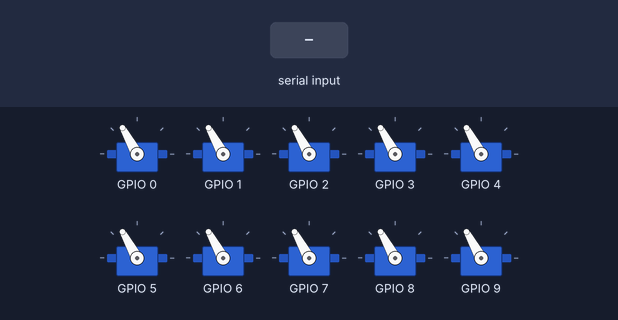
This sketch was run on a simulated ESP32. Shown: 10 × servo. Wiring (inferred from the names in the program): PCA9685 PWM driver at I2C address 0x40. The inputs (shaded band) are chosen by the test bench. Servo pulses on a pin are drawn as a servo (544–2400 µs = 0–180°); what the sketch prints to the serial monitor is not drawn.

Above: at 1.9 s.
2.0 s: "1" received over Serial
At 3.3 s:
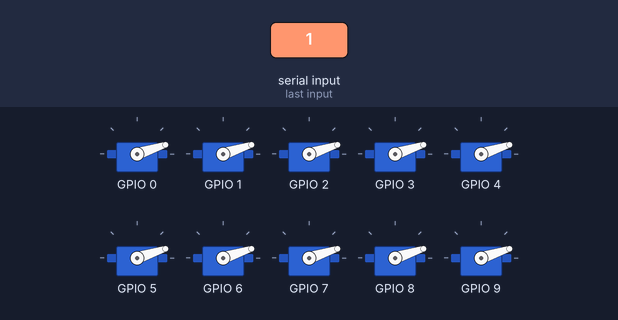
3.6 s: "0" received over Serial
At 4.6 s:
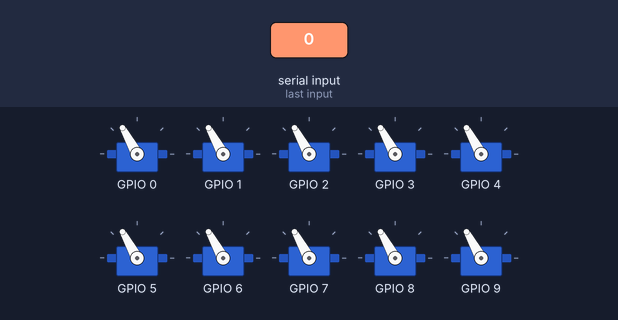
5.2 s: "3" received over Serial
At 6.4 s:
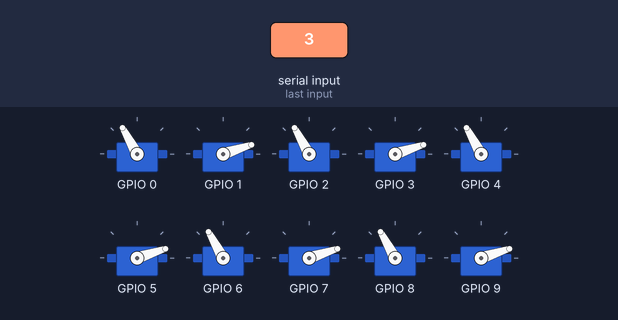
6.7 s: "0" received over Serial
At 8.2 s:
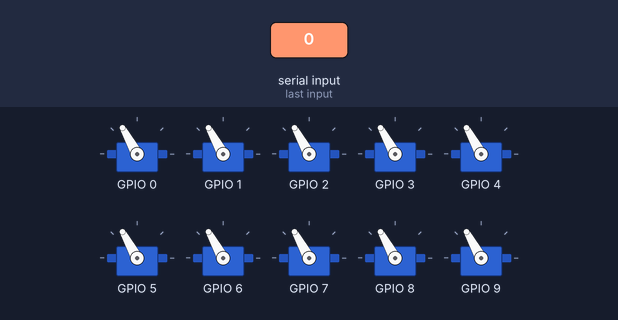
Timing chart, 0 to 9.3 s (numbered marks = the images above; inputs shaded):
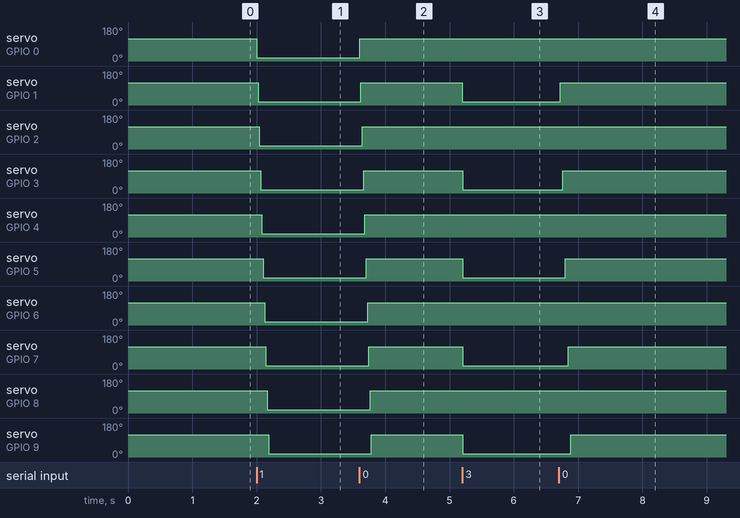

The sketch:

sketch_nov17a.ino
```cpp
#include <Wire.h>

// ========= PCA9685 基本参数 =========
#define PCA9685_ADDR    0x40    // 默认 I2C 地址
#define PCA9685_MODE1   0x00
#define PCA9685_PRESCALE 0xFE
#define PWM_FREQ        50      // 舵机 50Hz
#define SERVO_MIN       150     // 0° 对应脉宽（按你之前的代码）
#define SERVO_MAX       600     // 180° 对应脉宽

// ========= ESP32 I2C 引脚 =========
const int I2C_SDA_PIN = 14;     // SDA = GPIO14
const int I2C_SCL_PIN = 15;     // SCL = GPIO15

// ========= 10 个舵机通道（0~9） =========
const int NUM_SERVOS = 10;
const int SERVO_CHANNELS[NUM_SERVOS] = {0,1,2,3,4,5,6,7,8,9};

// 张开 / 抓紧 对应角度（你可以根据实际再微调）
const int OPEN_ANGLE  = 85;      // 全部张开
const int CLOSE_ANGLE_L = 170;     //左
const int CLOSE_ANGLE_R = 0;     //右

bool pcaOk = false;             // PCA9685 是否初始化成功
bool allClosed = false;         // 当前是否“全部抓紧”状态

// ====== 函数声明 ======
bool pca9685_init();
bool wireWriteRegister(uint8_t reg, uint8_t data);
bool setServoAngle(int channel, int angle);
void moveAllToAngle(int angle);
void moveAllToAngle_01();

void setup() {
  Serial.begin(115200);
  delay(500);

  Serial.println("\n=== 五指张合测试（PCA9685 10 通道） ===");
  Serial.printf("I2C SDA = %d, SCL = %d\n", I2C_SDA_PIN, I2C_SCL_PIN);

  // 初始化 I2C
  Wire.begin(I2C_SDA_PIN, I2C_SCL_PIN);

  // 初始化 PCA9685
  Serial.print("初始化 PCA9685 ... ");
  if (pca9685_init()) {
    pcaOk = true;
    Serial.println("成功！");
  } else {
    pcaOk = false;
    Serial.println("失败！请检查接线和电源。");
  }

  if (pcaOk) {
    // 上电先全部张开
    Serial.println("上电：全部张开到 OPEN_ANGLE");
    moveAllToAngle(OPEN_ANGLE);
    allClosed = false;
  }

  Serial.println("串口输入 '1'，在【全部张开】和【全部抓紧】之间切换。");
}

void loop() {
  if (Serial.available() > 0) {
    char c = Serial.read();
      if (c == '0') {
        Serial.println("命令：全部张开");
        moveAllToAngle(OPEN_ANGLE);
        allClosed = false;
      }
      if (c == '1') {
        Serial.println("命令：全部抓紧");
        moveAllToAngle(CLOSE_ANGLE_R);
        allClosed = true;
      }
      if (c == '2') {
        Serial.println("命令：全部抓紧");
        moveAllToAngle(CLOSE_ANGLE_L);
        allClosed = true;
      }
      if (c == '3') {
        Serial.println("命令：全部抓紧");
        moveAllToAngle_01();
        allClosed = true;
      }
  }
}

// ========= 让所有舵机一起到指定角度 =========
void moveAllToAngle(int angle) {
  for (int i = 0; i < NUM_SERVOS; i++) {
    setServoAngle(SERVO_CHANNELS[i], angle);
    delay(20);   // 每个舵机之间稍微错峰一下，减小瞬间电流
  }
}

void moveAllToAngle_01() {
  // for (int i = 0; i < NUM_SERVOS; i++) {
  //   setServoAngle(SERVO_CHANNELS[i], angle);
  //   delay(20);   // 每个舵机之间稍微错峰一下，减小瞬间电流
  // }
    setServoAngle(SERVO_CHANNELS[0], 170);
    setServoAngle(SERVO_CHANNELS[1], 0);
    setServoAngle(SERVO_CHANNELS[2], 170);
    setServoAngle(SERVO_CHANNELS[3], 0);

    setServoAngle(SERVO_CHANNELS[4], 170);
    setServoAngle(SERVO_CHANNELS[5], 0);
    setServoAngle(SERVO_CHANNELS[6], 170);
    setServoAngle(SERVO_CHANNELS[7], 0);
    setServoAngle(SERVO_CHANNELS[8], 170);
    setServoAngle(SERVO_CHANNELS[9], 0);
}


// ========= 初始化 PCA9685 =========
bool pca9685_init() {
  // 先写 0x00 尝试唤醒
  if (!wireWriteRegister(PCA9685_MODE1, 0x00)) {
    return false;
  }
  delay(10);

  // 计算预分频，使频率为 PWM_FREQ
  double prescale_val = 25000000.0;         // 25MHz 时钟
  prescale_val /= 4096.0;
  prescale_val /= (double)PWM_FREQ;
  prescale_val -= 1.0;
  uint8_t prescale = (uint8_t)(prescale_val + 0.5);  // 四舍五入

  // 进入 sleep 模式，才能改预分频
  if (!wireWriteRegister(PCA9685_MODE1, 0x10)) {
    return false;
  }
  if (!wireWriteRegister(PCA9685_PRESCALE, prescale)) {
    return false;
  }
  // 退出 sleep，正常工作
  if (!wireWriteRegister(PCA9685_MODE1, 0x00)) {
    return false;
  }
  delay(10);
  // 打开自动递增
  if (!wireWriteRegister(PCA9685_MODE1, 0xA0)) {
    return false;
  }

  return true;
}

// ========= 向寄存器写 1 字节 =========
bool wireWriteRegister(uint8_t reg, uint8_t data) {
  Wire.beginTransmission(PCA9685_ADDR);
  Wire.write(reg);
  Wire.write(data);
  int result = Wire.endTransmission();
  return (result == 0);
}

// ========= 设置某个通道的舵机角度 =========
bool setServoAngle(int channel, int angle) {
  if (angle < 0)   angle = 0;
  if (angle > 180) angle = 180;

  // 将角度映射到脉宽
  int pulse = map(angle, 0, 180, SERVO_MIN, SERVO_MAX);
  uint16_t on  = 0;
  uint16_t off = pulse;

  Wire.beginTransmission(PCA9685_ADDR);
  Wire.write(0x06 + 4 * channel);   // 每个通道4字节，从0x06开始
  Wire.write(on & 0xFF);            // ON_L
  Wire.write(on >> 8);              // ON_H
  Wire.write(off & 0xFF);           // OFF_L
  Wire.write(off >> 8);             // OFF_H
  int result = Wire.endTransmission();

  if (result != 0) {
    Serial.print("设置通道失败：");
    Serial.println(channel);
    return false;
  }
  return true;
}
```

Measured:
- after the input at 2.0 s, servo on GPIO 0–2: 119° → 18° at once; servo on GPIO 3: 119° → 18° after 0.06 s; servo on GPIO 4: 119° → 18° after 0.08 s; servo on GPIO 5: 119° → 18° after 0.10 s; servo on GPIO 6: 119° → 18° after 0.13 s
- after the input at 3.6 s, servo on GPIO 0–2: 18° → 119° at once; servo on GPIO 3: 18° → 119° after 0.06 s; servo on GPIO 4: 18° → 119° after 0.08 s; servo on GPIO 5: 18° → 119° after 0.10 s; servo on GPIO 6: 18° → 119° after 0.12 s
- after the input at 5.2 s, servo on GPIO 1, servo on GPIO 3, servo on GPIO 5, servo on GPIO 7, servo on GPIO 9: 119° → 18° at once
- after the input at 6.7 s, servo on GPIO 1: 18° → 119° at once; servo on GPIO 3: 18° → 119° after 0.06 s; servo on GPIO 5: 18° → 119° after 0.10 s; servo on GPIO 7: 18° → 119° after 0.14 s; servo on GPIO 9: 18° → 119° after 0.19 s
